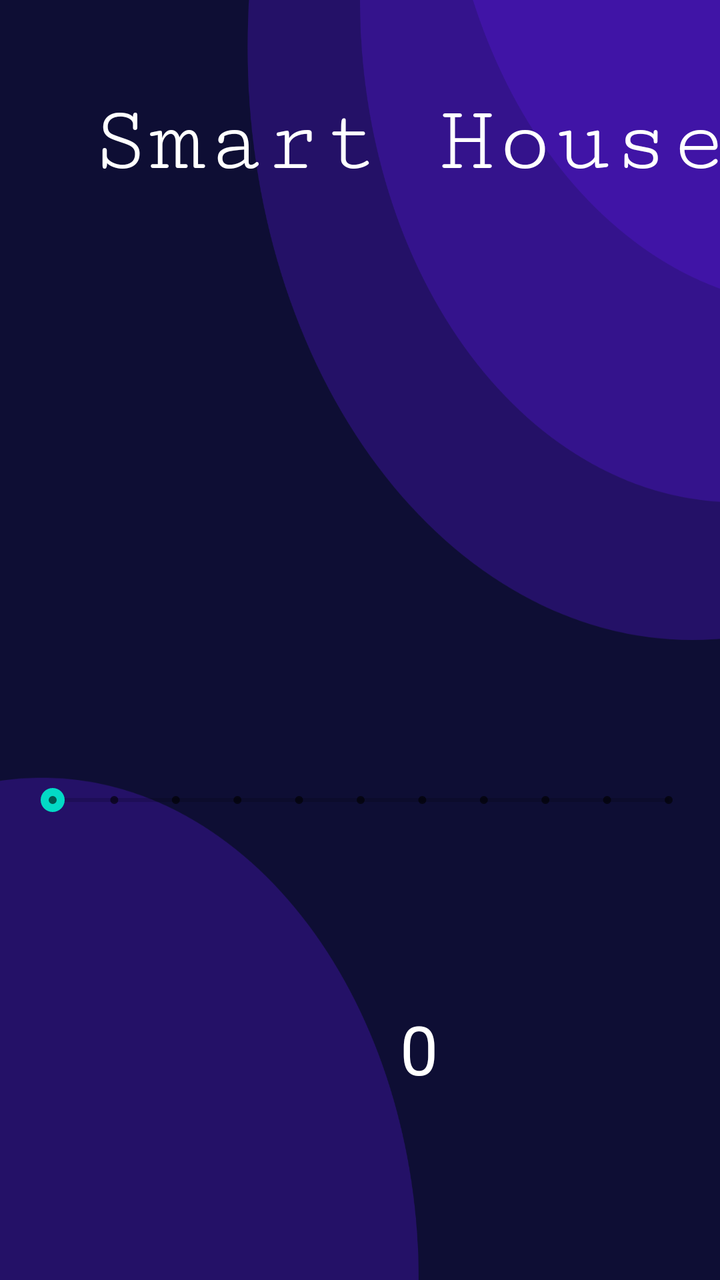
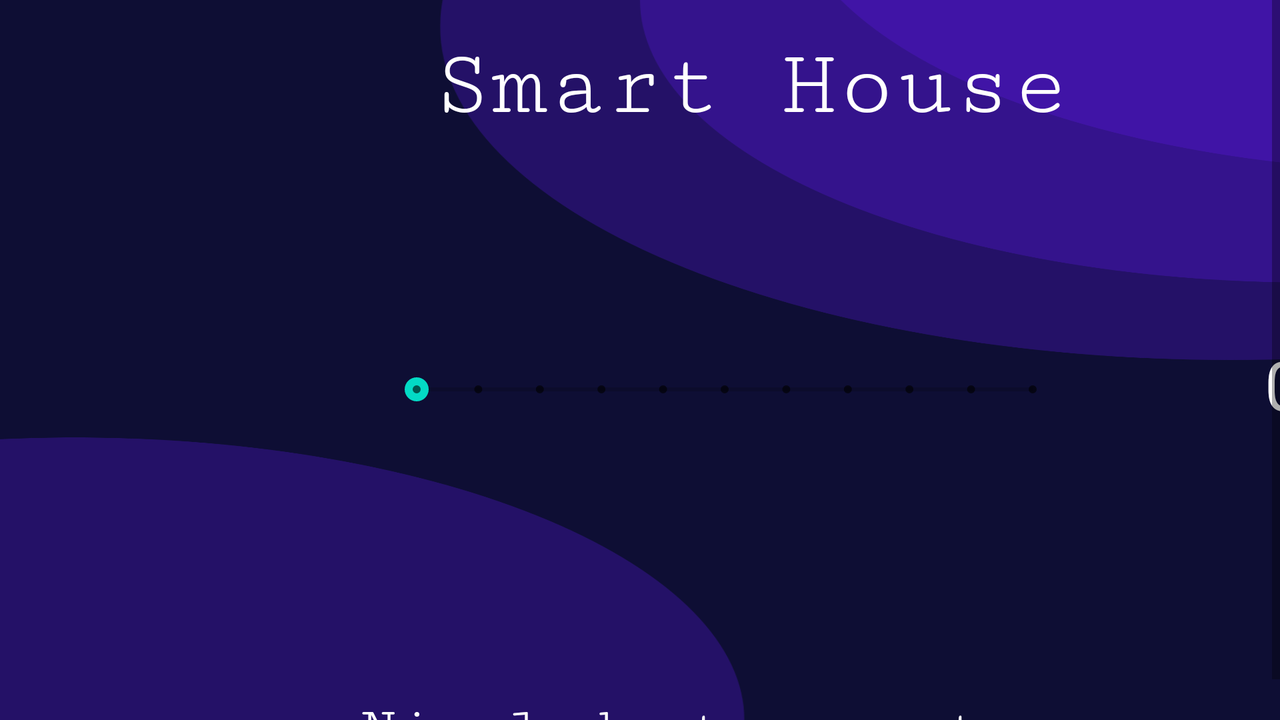

Two renders of one Android screen. The first uses the default layout on a phone; the second uses the alternative layout the repository ships for a different screen configuration, on a matching device. The two XML files are below.
<!-- AndroidManifest.xml: application theme Theme.IoT_House -->
<!-- res/layout/activity_main6.xml -->
<?xml version="1.0" encoding="utf-8"?>
<androidx.constraintlayout.widget.ConstraintLayout xmlns:android="http://schemas.android.com/apk/res/android"
    xmlns:app="http://schemas.android.com/apk/res-auto"
    xmlns:tools="http://schemas.android.com/tools"
    android:layout_width="match_parent"
    android:layout_height="match_parent"
    tools:context=".MainActivity6"
    android:background="@drawable/back">

    <TextView
        android:id="@+id/tvApp"
        android:layout_width="wrap_content"
        android:layout_height="wrap_content"
        android:layout_marginStart="45dp"
        android:layout_marginTop="44dp"
        android:fontFamily="serif-monospace"
        android:text="Smart House"
        android:textColor="#FFFFFF"
        android:textSize="48sp"
        app:layout_constraintStart_toStartOf="parent"
        app:layout_constraintTop_toTopOf="parent" />

    <TextView
        android:id="@+id/tvnivev"
        android:layout_width="wrap_content"
        android:layout_height="wrap_content"
        android:layout_marginStart="200dp"
        android:layout_marginTop="132dp"
        android:text=" "
        android:textColor="#FFFFFF"
        android:textSize="34sp"
        app:layout_constraintStart_toStartOf="parent"
        app:layout_constraintTop_toBottomOf="@+id/tvApp" />

    <SeekBar
        android:id="@+id/sbtemp"
        style="@style/Widget.AppCompat.SeekBar.Discrete"
        android:layout_width="340dp"
        android:layout_height="115dp"
        android:layout_marginStart="16dp"
        android:layout_marginTop="68dp"
        android:layout_marginEnd="16dp"
        android:max="10"
        android:progress="0"
        app:layout_constraintEnd_toEndOf="parent"
        app:layout_constraintHorizontal_bias="0.487"
        app:layout_constraintStart_toStartOf="parent"
        app:layout_constraintTop_toBottomOf="@+id/tvnivev" />

    <TextView
        android:id="@+id/ivcontrol"
        android:layout_width="wrap_content"
        android:layout_height="wrap_content"
        android:layout_marginStart="16dp"
        android:layout_marginTop="216dp"
        android:fontFamily="serif-monospace"
        android:text="Nivel de temperatura"
        android:textColor="#FDFDFD"
        android:textColorHighlight="#FAFAFA"
        android:textSize="30sp"
        app:layout_constraintStart_toStartOf="parent"
        app:layout_constraintTop_toBottomOf="@+id/sbtemp" />

    <TextView
        android:id="@+id/tvnivel"
        android:layout_width="wrap_content"
        android:layout_height="wrap_content"
        android:layout_marginStart="200dp"
        android:layout_marginTop="44dp"
        android:text="0"
        android:textColor="#FFFFFF"
        android:textSize="34sp"
        app:layout_constraintStart_toStartOf="parent"
        app:layout_constraintTop_toBottomOf="@+id/sbtemp" />


</androidx.constraintlayout.widget.ConstraintLayout>
<!-- resources referenced by this layout -->
<resources>
  <!-- drawable back: png bitmap (drawable, 54782 bytes) -->
  <style name="Theme.IoT_House" parent="Theme.MaterialComponents.DayNight.DarkActionBar">
          
          <item name="colorPrimary">@color/purple_500</item>
          <item name="colorPrimaryVariant">@color/purple_700</item>
          <item name="colorOnPrimary">@color/white</item>
          
          <item name="colorSecondary">@color/teal_200</item>
          <item name="colorSecondaryVariant">@color/teal_700</item>
          <item name="colorOnSecondary">@color/black</item>
          
          <item name="android:statusBarColor">?attr/colorPrimaryVariant</item>
          
      </style>
  <color name="purple_500">#FF6200EE</color>
  <color name="purple_700">#FF3700B3</color>
  <color name="white">#FFFFFFFF</color>
  <color name="teal_200">#FF03DAC5</color>
  <color name="teal_700">#FF018786</color>
  <color name="black">#FF000000</color>
</resources>
<!-- res/layout-land/activity_main6.xml (the author's variant of the layout above) -->
<!-- drawn on the phone turned sideways -->
<?xml version="1.0" encoding="utf-8"?>
<ScrollView
    xmlns:android="http://schemas.android.com/apk/res/android"
    xmlns:app="http://schemas.android.com/apk/res-auto"
    xmlns:tools="http://schemas.android.com/tools"
    android:layout_width="match_parent"
    android:layout_height="match_parent"
    android:background="@drawable/back">

    <androidx.constraintlayout.widget.ConstraintLayout
        android:layout_width="match_parent"
        android:layout_height="wrap_content">

        <TextView
            android:id="@+id/tvApp"
            android:layout_width="wrap_content"
            android:layout_height="wrap_content"
            android:layout_marginStart="216dp"
            android:layout_marginTop="16dp"
            android:fontFamily="serif-monospace"
            android:text="Smart House"
            android:textColor="#FFFFFF"
            android:textSize="48sp"
            app:layout_constraintStart_toStartOf="parent"
            app:layout_constraintTop_toTopOf="parent" />

        <TextView
            android:id="@+id/tvnivev"
            android:layout_width="wrap_content"
            android:layout_height="wrap_content"
            android:layout_marginStart="104dp"
            android:layout_marginTop="108dp"
            android:text=" "
            android:textColor="#FFFFFF"
            android:textSize="34sp"
            app:layout_constraintStart_toStartOf="parent"
            app:layout_constraintTop_toBottomOf="@+id/tvApp" />

        <SeekBar
            android:id="@+id/sbtemp"
            style="@style/Widget.AppCompat.SeekBar.Discrete"
            android:layout_width="340dp"
            android:layout_height="115dp"
            android:layout_marginStart="80dp"
            android:layout_marginTop="68dp"
            android:max="10"
            android:progress="0"
            app:layout_constraintStart_toEndOf="@+id/tvnivev"
            app:layout_constraintTop_toBottomOf="@+id/tvApp" />

        <TextView
            android:id="@+id/tvnivel"
            android:layout_width="wrap_content"
            android:layout_height="wrap_content"
            android:layout_marginStart="100dp"
            android:layout_marginTop="100dp"
            android:text="0"
            android:textColor="#FFFFFF"
            android:textSize="34sp"
            app:layout_constraintStart_toEndOf="@+id/sbtemp"
            app:layout_constraintTop_toBottomOf="@+id/tvApp" />

        <TextView
            android:id="@+id/ivcontrol"
            android:layout_width="wrap_content"
            android:layout_height="wrap_content"
            android:layout_marginStart="180dp"
            android:layout_marginTop="96dp"
            android:fontFamily="serif-monospace"
            android:text="Nivel de temperatura"
            android:textColor="#FDFDFD"
            android:textColorHighlight="#FAFAFA"
            android:textSize="30sp"
            app:layout_constraintStart_toStartOf="parent"
            app:layout_constraintTop_toBottomOf="@+id/sbtemp" />


    </androidx.constraintlayout.widget.ConstraintLayout>

</ScrollView>
